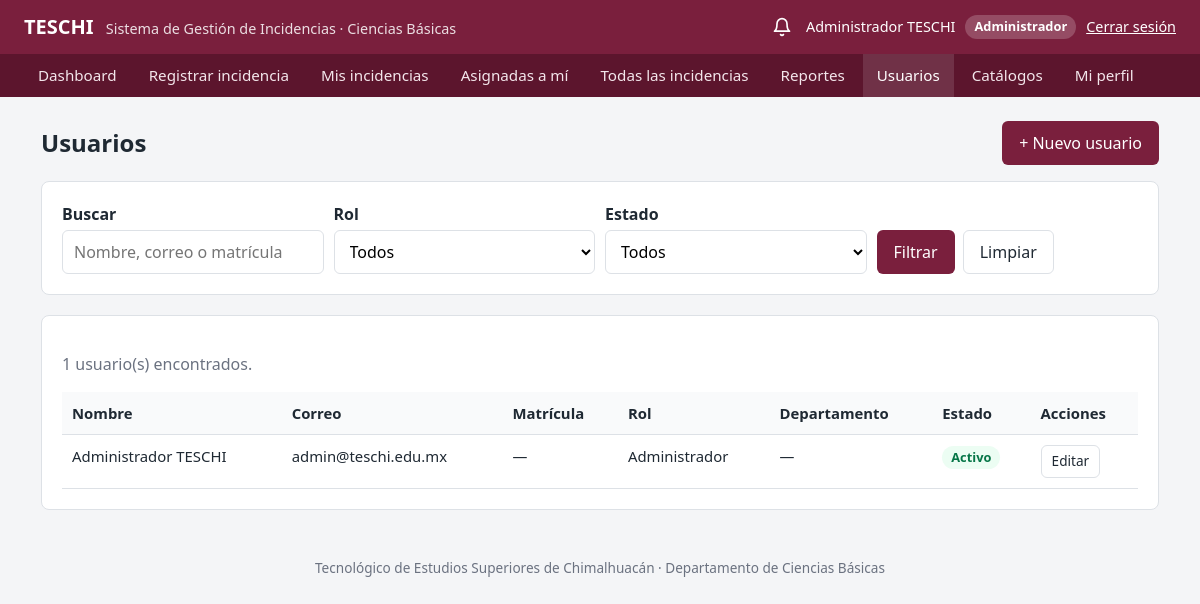
/usuarios.php (signed in), run on the app's committed database.
### tables this page shows
CREATE TABLE `usuarios` (
  `id` int(11) NOT NULL,
  `matricula` varchar(30) DEFAULT NULL,
  `nombre` varchar(100) NOT NULL,
  `apellido_paterno` varchar(100) DEFAULT NULL,
  `apellido_materno` varchar(100) DEFAULT NULL,
  `correo` varchar(150) NOT NULL,
  `password` varchar(255) NOT NULL,
  `rol_id` int(11) NOT NULL,
  `departamento` varchar(150) DEFAULT NULL,
  `telefono` varchar(20) DEFAULT NULL,
  `activo` tinyint(1) DEFAULT 1,
  `fecha_registro` timestamp NOT NULL DEFAULT current_timestamp()
);

CREATE TABLE `roles` (
  `id` int(11) NOT NULL,
  `nombre` varchar(50) NOT NULL,
  `descripcion` varchar(255) DEFAULT NULL,
  `activo` tinyint(1) DEFAULT 1
);

### app/helpers/auth.php (called while the page is built, shortened)
<?php
function e($valor)
{
    return htmlspecialchars((string) ($valor ?? ""), ENT_QUOTES, "UTF-8");
}

### app/models/Usuario.php (called while the page is built, shortened)
<?php
class Usuario
{
    private $conn;
    public function __construct($db)
    {
        $this->conn = $db;
    }
    public function listar($texto = "", $rol_id = "", $activo = "")
    {
        $condiciones = [];
        $parametros = [];
        $sql = "
            SELECT
                u.id,
                u.matricula,
                u.nombre,
                u.apellido_paterno,
                u.apellido_materno,
                u.correo,
                u.departamento,
                u.activo,
                u.fecha_registro,
                r.nombre AS rol
            FROM usuarios u
            INNER JOIN roles r
                ON u.rol_id = r.id
            " . ($condiciones ? "WHERE " . implode(" AND ", $condiciones) : "") . "
            ORDER BY u.nombre, u.apellido_paterno
        ";
        $stmt = $this->conn->prepare($sql);
        $stmt->execute($parametros);
        return $stmt->fetchAll(PDO::FETCH_ASSOC);
    }
}

### public/usuarios.php (the view, shortened to what this page needs)
<?php
require_once "../app/helpers/auth.php";
require_once "../app/models/Usuario.php";
$database = new Database();
$conn = $database->conectar();
$usuarioModel = new Usuario($conn);
$roles = $usuarioModel->obtenerRoles();
$filtro_texto = trim($_GET["q"] ?? "");
$filtro_rol = $_GET["rol_id"] ?? "";
$filtro_activo = $_GET["activo"] ?? "";
$usuarios = $usuarioModel->listar(
    $filtro_texto,
    isset($roles[$filtro_rol]) ? $filtro_rol : "",
    in_array($filtro_activo, ["0", "1"], true) ? $filtro_activo : ""
);
require_once "../app/views/layouts/header.php";
?>
<div class="encabezado-pagina">
    <h1>Usuarios</h1>
    <a href="usuario_form.php" class="btn btn-primary">+ Nuevo usuario</a>
</div>
<section class="tarjeta">
    <form method="GET" class="filtros">
        <div>
            <label for="q">Buscar</label>
            <input
                type="search"
                id="q"
                name="q"
                value="<?= e($filtro_texto) ?>"
                placeholder="Nombre, correo o matrícula"
            >
        </div>
        <div>
            <label for="rol_id">Rol</label>
            <select id="rol_id" name="rol_id">
                <option value="">Todos</option>
            </select>
        </div>
        <div>
            <label for="activo">Estado</label>
            <select id="activo" name="activo">
                <option value="">Todos</option>
            </select>
        </div>
        <div class="acciones">
            <button type="submit" class="btn btn-primary">Filtrar</button>
            <a href="usuarios.php" class="btn btn-secundario">Limpiar</a>
        </div>
    </form>
</section>
<section class="tarjeta">
    <?php if (empty($usuarios)): ?>
        <p>No se encontraron usuarios.</p>
    <?php else: ?>
        <p class="texto-suave"><?= count($usuarios) ?> usuario(s) encontrados.</p>
        <div class="tabla-contenedor">
            <table class="tabla">
                <thead>
                    <tr>
                        <th>Nombre</th>
                        <th>Correo</th>
                        <th>Matrícula</th>
                        <th>Rol</th>
                        <th>Departamento</th>
                        <th>Estado</th>
                        <th>Acciones</th>
                    </tr>
                </thead>
                <tbody>
                    <?php foreach ($usuarios as $usuario): ?>
                        <tr>
                            <td>
                                <?= e(trim(
                                    $usuario["nombre"] . " " .
                                    $usuario["apellido_paterno"] . " " .
                                    $usuario["apellido_materno"]
                                )) ?>
                            </td>
                            <td><?= e($usuario["correo"]) ?></td>
                            <td><?= e($usuario["matricula"] ?: "—") ?></td>
                            <td><?= e($usuario["rol"]) ?></td>
                            <td><?= e($usuario["departamento"] ?: "—") ?></td>
                            <td>
                                <?php if ($usuario["activo"]): ?>
                                    <span class="badge badge-activo">Activo</span>
                                <?php else: ?>
                                    <span class="badge badge-inactivo">Inactivo</span>
                                <?php endif; ?>
                            </td>
                            <td>
                                <div class="acciones">
                                    <a
                                        href="usuario_form.php?id=<?= (int) $usuario["id"] ?>"
                                        class="btn btn-secundario btn-sm"
                                    >
                                        Editar
                                    </a>
                                </div>
                            </td>
                        </tr>
                    <?php endforeach; ?>
                </tbody>
            </table>
        </div>
    <?php endif; ?>
</section>
<?php require_once "../app/views/layouts/footer.php"; ?>

### public/css/style.css (style rules this page uses)
:root { --color-primario: #7a1f3d; --color-primario-oscuro: #5c152d; --color-fondo: #f4f5f7; --color-tarjeta: #ffffff; --color-texto: #1f2933; --color-suave: #6b7280; --color-borde: #dde1e6; --color-exito: #1e7b4d; --color-error: #b42318; --radio: 8px; }
* { box-sizing: border-box; }
body { margin: 0; font-family: "Segoe UI", Roboto, Arial, sans-serif; background: var(--color-fondo); color: var(--color-texto); line-height: 1.5; }
a { color: var(--color-primario); }
.tarjeta { background: var(--color-tarjeta); border: 1px solid var(--color-borde); border-radius: var(--radio); padding: 20px; margin-bottom: 20px; }
.encabezado-pagina { display: flex; flex-wrap: wrap; justify-content: space-between; align-items: center; gap: 12px; margin-bottom: 16px; }
.encabezado-pagina h1 { margin: 0; font-size: 1.5rem; }
.texto-suave { color: var(--color-suave); }
label { display: block; font-weight: 600; margin-bottom: 4px; }
input[type="text"], input[type="email"], input[type="password"], input[type="tel"], input[type="search"], input[type="date"], input[type="number"], select, textarea { width: 100%; padding: 9px 11px; border: 1px solid var(--color-borde); border-radius: 6px; font: inherit; background: #fff; }
.filtros { display: grid; grid-template-columns: repeat(auto-fit, minmax(170px, 1fr)); gap: 10px; align-items: end; }
.btn { display: inline-block; padding: 9px 16px; border: 1px solid transparent; border-radius: 6px; font: inherit; cursor: pointer; text-decoration: none; text-align: center; }
.btn-primary { background: var(--color-primario); color: #fff; }
.btn-secundario { background: #fff; border-color: var(--color-borde); color: var(--color-texto); }
.btn-sm { padding: 5px 10px; font-size: 0.85rem; }
.acciones { display: flex; flex-wrap: wrap; gap: 8px; }
.tabla-contenedor { overflow-x: auto; }
table.tabla { width: 100%; border-collapse: collapse; background: var(--color-tarjeta); font-size: 0.93rem; }
.tabla th, .tabla td { padding: 10px; border-bottom: 1px solid var(--color-borde); text-align: left; vertical-align: top; }
.tabla th { background: #f9fafb; font-weight: 600; white-space: nowrap; }
.badge { display: inline-block; padding: 2px 9px; border-radius: 999px; font-size: 0.8rem; font-weight: 600; background: #eef0f3; color: #374151; white-space: nowrap; }
.badge-activo { background: #ecfdf3; color: #067647; }

### data on the page
usuarios: nombre+apellido_paterno+apellido_materno "Administrador TESCHI", correo "admin@teschi.edu.mx", matricula "—", rol.nombre "Administrador", departamento "—", activo "Activo"

### other printed values
$_SESSION["nombre"] . " " . ($_SESSION["apellido_paterno"] ?? "") "Administrador TESCHI"
$_SESSION["rol"] "Administrador"
$texto "Dashboard"
$texto "Registrar incidencia"
$texto "Mis incidencias"
$texto "Asignadas a mí"
$texto "Todas las incidencias"
$texto "Reportes"
$texto "Usuarios"
$texto "Catálogos"
$texto "Mi perfil"
count($usuarios) "1"
